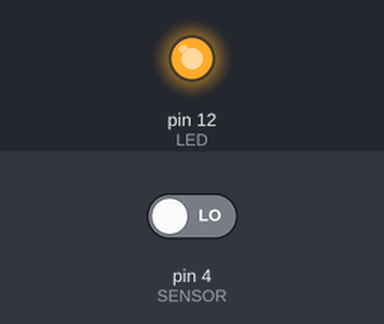
This sketch was run on a simulated Arduino Uno, built with avr-gcc and run on an emulated ATmega328P. Shown: output pins drawn as LEDs (lit = HIGH). The inputs (shaded band) are chosen by the test bench; at power-on: pin 4 (SENSOR) LOW.

Above: at 1.2 s.
1.3 s: pin 4 (SENSOR) driven HIGH
At 2.0 s:
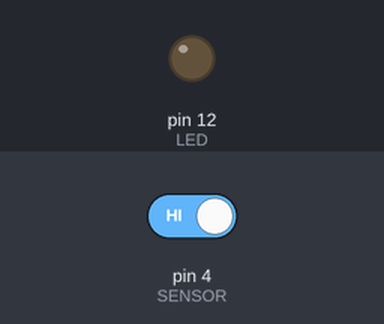
2.8 s: pin 4 (SENSOR) driven LOW
At 3.2 s:
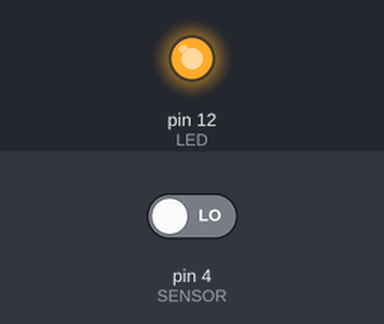
Timing chart, 0 to 5.8 s (numbered marks = the images above; inputs shaded):
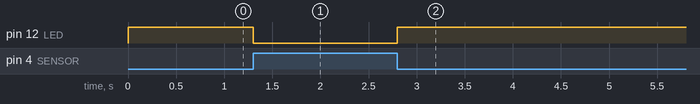

Measured:
- after the input at 1.3 s, pin 12 (LED): HIGH → LOW at once
- after the input at 2.8 s, pin 12 (LED): LOW → HIGH at once

The sketch:

COD_SENSOR_MAGNETICO_KY_003_HALL_MAGNETIC.ino
```cpp
/* !-- VARIAVEIS --! */
int LED = 12;
int SENSOR = 4;


/* !-- INICIO DO LOOP (REPETIÇÃO) --! */
void setup() {
  pinMode(LED, OUTPUT);
  pinMode(SENSOR, INPUT);
  digitalWrite(LED, LOW);
}


/* !-- INICIO DO LOOP (REPETIÇÃO) --! */
void loop() {
  while (digitalRead(SENSOR) == HIGH);
  digitalWrite(LED, HIGH);
  while (digitalRead(SENSOR) == LOW);
  digitalWrite(LED, LOW);

  //digitalWrite(LED, !digitalRead(SENSOR));

  /*if(digitalRead(SENSOR)==HIGH){
    digitalWrite(LED, LOW);
    }else{
    digitalWrite(LED, HIGH);
    }*/
} //FIM
```
